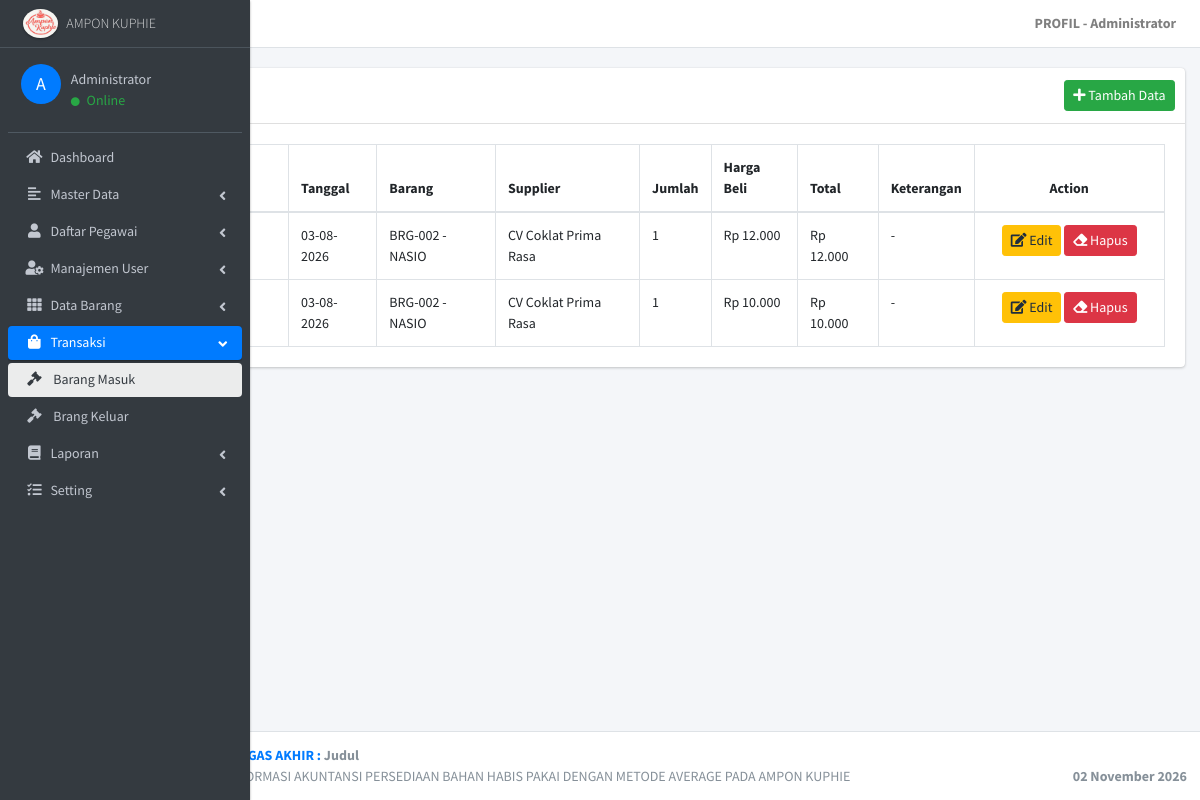
The page /beranda.php?page=barang_masuk (signed in) on the database its author committed.
### tables this page shows
CREATE TABLE `tbl_barang_masuk` (
  `id_barang_masuk` int(11) NOT NULL,
  `nomor_transaksi` varchar(20) DEFAULT NULL,
  `id_barang` int(11) NOT NULL,
  `id_supplier` int(11) NOT NULL,
  `jumlah` int(11) NOT NULL,
  `harga_beli` decimal(15,2) NOT NULL,
  `tanggal` date NOT NULL,
  `keterangan` text DEFAULT NULL,
  `created_at` timestamp NOT NULL DEFAULT current_timestamp()
);

CREATE TABLE `tbl_barang` (
  `id_barang` int(11) NOT NULL,
  `kode_barang` varchar(20) NOT NULL,
  `nama_barang` varchar(100) NOT NULL,
  `id_satuan` int(11) NOT NULL,
  `stok` int(11) NOT NULL DEFAULT 0,
  `harga_average` decimal(15,2) NOT NULL DEFAULT 0.00,
  `keterangan` text DEFAULT NULL
);

CREATE TABLE `tbl_supplier` (
  `id_supplier` int(11) NOT NULL,
  `kode_supplier` varchar(20) NOT NULL,
  `nama_supplier` varchar(100) NOT NULL,
  `alamat` text DEFAULT NULL,
  `nomor_hp` varchar(20) DEFAULT NULL
);

### modul/barang_masuk/index.php (the view, shortened to what this page needs)
<div class="col-12">
    <div class="card">
        <div class="card-header">
            <h3 class="card-title">
            </h3>
            <div class="card-tools">
                <a href="?page=tambah_barang_masuk" class="btn btn-success btn-sm">
                    <i class="fas fa-plus"></i> Tambah Data
                </a>
            </div>
        </div>
        <div class="card-body">
            <table id="tabel_barang_masuk" class="table table-bordered table-hover ">
                <thead>
                    <tr>
                        <th width="5%">No</th>
                        <th>Nomor Transaksi</th>
                        <th>Tanggal</th>
                        <th>Barang</th>
                        <th>Supplier</th>
                        <th>Jumlah</th>
                        <th>Harga Beli</th>
                        <th>Total</th>
                        <th>Keterangan</th>
                        <th width="18%" class="text-center">Action</th>
                    </tr>
                </thead>
                <tbody>
                    <?php
                    $no = 1;
                    $qry = mysqli_query($konek, "select `tbl_barang_masuk`.`id_barang_masuk` AS `id_barang_masuk`, `tbl_barang_masuk`.`nomor_transaksi` AS `nomor_transaksi`, `tbl_barang_masuk`.`id_barang` AS `id_barang`, `tbl_barang_masuk`.`id_supplier` AS `id_supplier`, `tbl_barang_masuk`.`jumlah` AS `jumlah`, `tbl_barang_masuk`.`harga_beli` AS `harga_beli`, `tbl_barang_masuk`.`tanggal` AS `tanggal`, `tbl_barang_masuk`.`keterangan` AS `keterangan`, `tbl_barang`.`kode_barang` AS `kode_barang`, `tbl_barang`.`nama_barang` AS `nama_barang`, `tbl_supplier`.`nama_supplier` AS `nama_supplier` from ((`tbl_barang_masuk` join `tbl_barang` on((`tbl_barang_masuk`.`id_barang` = `tbl_barang`.`id_barang`))) join `tbl_supplier` on((`tbl_barang_masuk`.`id_supplier` = `tbl_supplier`.`id_supplier`))) order by `tbl_barang_masuk`.`id_barang_masuk` desc");
                    while ($data = mysqli_fetch_array($qry)) {
                    ?>
                        <tr>
                            <td><?php echo $no++; ?></td>
                            <td><?php echo $data['nomor_transaksi']; ?></td>
                            <td><?php echo date('d-m-Y', strtotime($data['tanggal'])); ?></td>
                            <td><?php echo $data['kode_barang'] . ' - ' . $data['nama_barang']; ?></td>
                            <td><?php echo $data['nama_supplier']; ?></td>
                            <td><?php echo $data['jumlah']; ?></td>
                            <td><?php echo 'Rp ' . number_format($data['harga_beli'], 0, ',', '.'); ?></td>
                            <td><?php echo 'Rp ' . number_format($data['jumlah'] * $data['harga_beli'], 0, ',', '.'); ?></td>
                            <td><?php echo $data['keterangan']; ?></td>
                            <td class="text-center">
                                <a href="?page=edit_barang_masuk&id=<?php echo base64_encode($data['id_barang_masuk']); ?>" class="btn btn-warning btn-sm"> <i class="fas fa-edit"></i> Edit</a>
                                <a href="?page=barang_masuk&hapus=<?= $data['id_barang_masuk']; ?>" onclick="return confirm('Yakin Anda Menghapus ?')" class="btn btn-danger btn-sm"> <i class="fas fa-eraser"></i> Hapus</a>
                            </td>
                        </tr>
                    <?php
                    }
                    ?>
                </tbody>
            </table>
        </div>
    </div>
</div>

### rows shown on the page
tbl_barang_masuk: tanggal "03-08-2026", id_barang.kode_barang "BRG-002", id_barang.nama_barang "NASIO", id_supplier.nama_supplier "CV Coklat Prima Rasa", jumlah "1", harga_beli "12.000", $data['jumlah'] * $data['harga_beli'] "12.000", keterangan "-"
tbl_barang_masuk: tanggal "03-08-2026", id_barang.kode_barang "BRG-002", id_barang.nama_barang "NASIO", id_supplier.nama_supplier "CV Coklat Prima Rasa", jumlah "1", harga_beli "10.000", $data['jumlah'] * $data['harga_beli'] "10.000", keterangan "-"

### other values the page prints
$_SESSION['nama'] "Administrator"
substr(trim($nama_avatar), 0, 1) "A"
